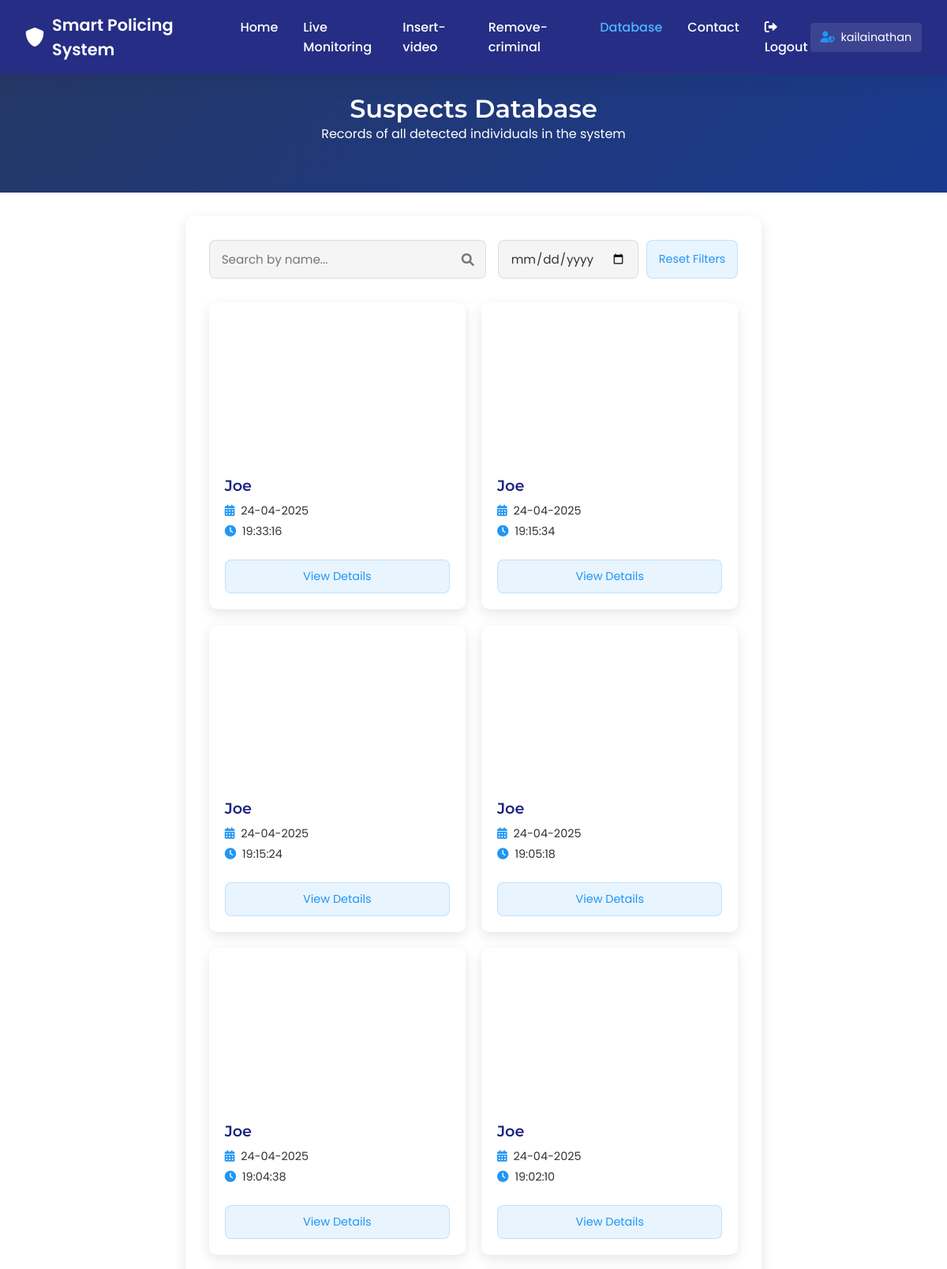
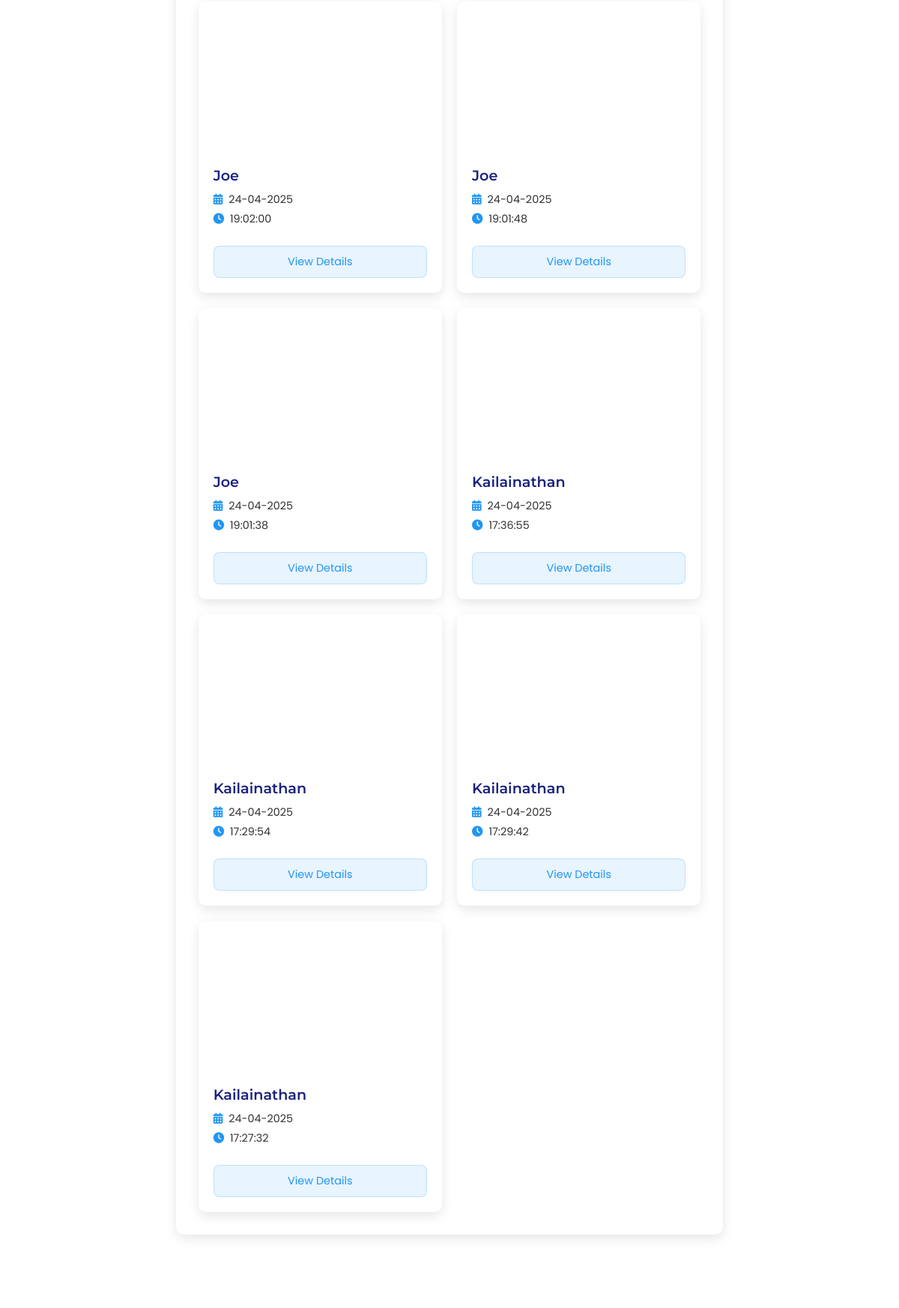
The page /suspects (signed in, upper part) on the database its author committed (2 pictures, top to bottom).
### app.py (models this page shows)
class Suspect(Base):
    __tablename__ = 'suspects'
    id = Column(Integer, primary_key=True)
    suspect_name = Column(String(100), nullable=False)
    image_path = Column(String(255), nullable=False)
    detected_time = Column(DateTime, nullable=False)
    created_at = Column(DateTime, default=datetime.utcnow)

### app.py (the view)
@app.route('/suspects')
def get_suspects():
    if 'badge_number' not in session:
        return redirect(url_for('login'))
    try:
        db = db_session()
        suspects = db.query(Suspect).order_by(Suspect.detected_time.desc()).all()
        suspects_with_images = []
        for suspect in suspects:
            suspect_dict = {
                'id': suspect.id,
                'suspect_name': suspect.suspect_name,
                'image_path': suspect.image_path,
                'detected_time': suspect.detected_time,
                'created_at': suspect.created_at
            }
            try:
                with open(suspect.image_path, 'rb') as img_file:
                    img_data = img_file.read()
                    suspect_dict['image_b64'] = base64.b64encode(img_data).decode('utf-8')
            except Exception as e:
                print(f"Error reading image file: {e}")
                suspect_dict['image_b64'] = ''
            suspects_with_images.append(suspect_dict)
        return render_template('suspects.html', suspects=suspects_with_images)
    except Exception as e:
        flash(f'Error retrieving suspects: {str(e)}', 'error')
        return redirect(url_for('landing'))
    finally:
        db.close()

### app.py (called while the page is built)
@app.teardown_appcontext
def shutdown_session(exception=None):
    db_session.remove()

### templates/suspects.html (shortened to what this page needs)
<!DOCTYPE html>
<html lang="en">
<head>
    <link rel="stylesheet" href="{{ url_for('static', filename='main.css') }}">
    <link href="https://cdnjs.cloudflare.com/ajax/libs/font-awesome/6.0.0/css/all.min.css" rel="stylesheet">
</head>
<body>
    <header>
        <nav class="glass-nav">
            <div class="logo">
                <i class="fas fa-shield-alt"></i>
                Smart Policing System
            </div>
            <ul class="nav-links">
                <li><a href="{{ url_for('landing') }}">Home</a></li>
                <li><a href="{{ url_for('live_mon') }}">Live Monitoring</a></li>
                <li><a href="{{ url_for('newcrim') }}">Insert-video</a></li>
                <li><a href="{{ url_for('delete_face') }}">Remove-criminal</a></li>
                <li><a href="{{ url_for('get_suspects') }}" class="active">Database</a></li>
                <li><a href="{{ url_for('contact') }}">Contact</a></li>
                <li><a href="{{ url_for('logout') }}"><i class="fas fa-sign-out-alt"></i> Logout</a></li>
            </ul>
            <div class="user-info">
                <i class="fas fa-user-shield"></i>
                <span>{{ session.full_name }}</span>
            </div>
        </nav>
    </header>
    <div style="background: linear-gradient(135deg, #253867 0%, #1a3a8f 100%);color: white;text-align:center;height:150px;align-item:center;padding-top:2%;">
        <h1>Suspects Database</h1>
        <p>Records of all detected individuals in the system</p>
    </div>
    <main class="container">
        <section class="suspects-container">
            <div class="filter-controls">
                <div class="search-box">
                    <input type="text" id="suspectSearch" placeholder="Search by name...">
                    <i class="fas fa-search"></i>
                </div>
                <div class="date-filter">
                    <input type="date" id="dateFilter">
                    <button id="resetFilter" class="btn-reset">Reset Filters</button>
                </div>
            </div>
            {% if suspects %}
                <div class="suspects-grid">
                    {% for suspect in suspects %}
                        <div class="suspect-card">
                            <div class="suspect-image" style=""></div>
                            <div class="suspect-info">
                                <h3>{{ suspect.suspect_name }}</h3>
                                <p><i class="fas fa-calendar-alt"></i> {{ suspect.detected_time.strftime('%d-%m-%Y') }}</p>
                                <p><i class="fas fa-clock"></i> {{ suspect.detected_time.strftime('%H:%M:%S') }}</p>
                            </div>
                            <div class="suspect-actions">
                                <button class="btn-view" data-id="{{ suspect.id }}">View Details</button>
                            </div>
                        </div>
                    {% endfor %}
                </div>
            {% else %}
                <div class="no-suspects">
                    <i class="fas fa-exclamation-circle"></i>
                    <p>No suspects found in the database.</p>
                </div>
            {% endif %}
        </section>
    </main>
</body>
</html>

### static/main.css (style rules this page uses)
* { margin: 0; padding: 0; box-sizing: border-box; font-family: 'Poppins', sans-serif; }
body { background-color: #ffffff; min-height: 100vh; display: flex; flex-direction: column; color: #333; }
:root { --primary-color: #1a237e; --secondary-color: #0d47a1; --accent-color: #2196f3; --light-color: #f0f4f8; --dark-color: #1e293b; --text-color: #333; --light-bg: #f5f5f5; --card-shadow: 0 5px 15px rgba(0, 0, 0, 0.1); --transition: all 0.3s ease; }
h1, h2, h3 { font-family: 'Montserrat', sans-serif; font-weight: 600; }
.container { max-width: 1200px; margin: 0 auto; padding: 0 20px; }
header { position: sticky; top: 0; z-index: 100; }
.glass-nav { display: flex; justify-content: space-between; align-items: center; padding: 1rem 2rem; background: rgb(26, 35, 126, 0.95); backdrop-filter: blur(10px); box-shadow: 0 4px 30px rgba(0, 0, 0, 0.1); }
.logo { display: flex; align-items: center; color: white; font-weight: 600; font-size: 1.3rem; }
.logo i { margin-right: 10px; font-size: 24px; }
.nav-links { display: flex; list-style: none; }
.nav-links li { margin-left: 2rem; }
.nav-links a { color: white; text-decoration: none; font-weight: 500; transition: color 0.3s ease; }
.nav-links a:hover, .nav-links a.active { color: #4db5ff; }
.user-info { display: flex; align-items: center; color: white; font-size: 0.9rem; padding: 0.5rem 0.8rem; border-radius: 4px; background-color: rgba(255, 255, 255, 0.1); }
.user-info i { margin-right: 8px; color: var(--accent-color); }
main.container { padding: 30px 20px 60px; }
.suspects-container { background: white; border-radius: 10px; box-shadow: var(--card-shadow); padding: 30px; margin-bottom: 40px; transition: var(--transition); }
.filter-controls { display: flex; justify-content: space-between; margin-bottom: 30px; flex-wrap: wrap; gap: 15px; }
.search-box { position: relative; flex: 1; min-width: 250px; }
.search-box input { width: 100%; padding: 12px 40px 12px 15px; border-radius: 8px; background: var(--light-bg); border: 1px solid rgba(0, 0, 0, 0.1); color: var(--text-color); font-size: 0.95rem; }
.search-box i { position: absolute; right: 15px; top: 50%; transform: translateY(-50%); color: #777; }
.date-filter { display: flex; gap: 10px; }
.date-filter input { padding: 10px 15px; border-radius: 8px; background: var(--light-bg); border: 1px solid rgba(0, 0, 0, 0.1); color: var(--text-color); font-size: 0.95rem; }
.btn-reset { padding: 10px 15px; background: rgba(33, 150, 243, 0.1); border: 1px solid rgba(33, 150, 243, 0.2); border-radius: 8px; color: var(--accent-color); cursor: pointer; font-size: 0.9rem; transition: var(--transition); }
.suspects-grid { display: grid; grid-template-columns: repeat(auto-fill, minmax(300px, 1fr)); gap: 20px; }
.suspect-card { background: white; border-radius: 10px; overflow: hidden; display: flex; flex-direction: column; box-shadow: var(--card-shadow); transition: var(--transition); }
.suspect-image { height: 200px; background-size: cover; background-position: center; }
.suspect-info { padding: 20px; flex: 1; }
.suspect-info h3 { margin-bottom: 10px; font-size: 1.2rem; color: var(--primary-color); }
.suspect-info p { margin-bottom: 5px; font-size: 0.9rem; color: var(--text-color); display: flex; align-items: center; }
.suspect-info p i { margin-right: 8px; color: var(--accent-color); }
.suspect-actions { padding: 0 20px 20px; }
.btn-view { width: 100%; padding: 10px; background: rgba(33, 150, 243, 0.1); border: 1px solid rgba(33, 150, 243, 0.2); border-radius: 8px; color: var(--accent-color); cursor: pointer; font-size: 0.9rem; transition: var(--transition); }

### rows shown on the page
Suspect: suspect_name "Joe", detected_time "24-04-2025", detected_time "19:33:16"
Suspect: suspect_name "Joe", detected_time "24-04-2025", detected_time "19:15:34"
Suspect: suspect_name "Joe", detected_time "24-04-2025", detected_time "19:15:24"
Suspect: suspect_name "Joe", detected_time "24-04-2025", detected_time "19:05:18"
Suspect: suspect_name "Joe", detected_time "24-04-2025", detected_time "19:04:38"
Suspect: suspect_name "Joe", detected_time "24-04-2025", detected_time "19:02:10"
Suspect: suspect_name "Joe", detected_time "24-04-2025", detected_time "19:02:00"
Suspect: suspect_name "Joe", detected_time "24-04-2025", detected_time "19:01:48"
Suspect: suspect_name "Joe", detected_time "24-04-2025", detected_time "19:01:38"
Suspect: suspect_name "Kailainathan", detected_time "24-04-2025", detected_time "17:36:55"
Suspect: suspect_name "Kailainathan", detected_time "24-04-2025", detected_time "17:29:54"
Suspect: suspect_name "Kailainathan", detected_time "24-04-2025", detected_time "17:29:42"
Suspect: suspect_name "Kailainathan", detected_time "24-04-2025", detected_time "17:27:32"

### other values the page prints
{{ session.full_name }} "kailainathan"
